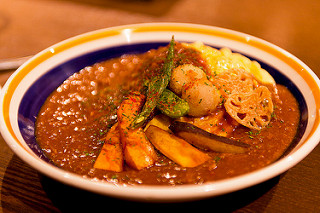
%> input picture Repo1/img/curry/0001.jpg, 320 x 213 px; its folder holds 4 pictures in this run
$ octave report1_hist.m   (GNU Octave 9; MATLAB toolbox functions it lacks are replaced by stand-ins)
%> lines starting %> are read from the running program, lines starting %| are printed output that depends on the picture
%{
元画像に似ている画像と似ていない画像による2クラス分類を
カラーヒストグラムによる分類を適用して結果を分類したmファイル
%}
load('filelist.mat','list');
filelist=transpose(list);%転置して利用

n=200;
curry_list=filelist(1:n,:);
sushi_list=filelist(n+1:2*n,:);
hayashi_list=filelist(2*n+1:3*n,:);


%各画像のヒストグラムを格納する配列
h1=[];
h2=[];
h3=[];


for i=1:n
curry_img=imread(curry_list{i});
%> curry_img is the input picture: size 213x320x3 uint8; mean R, G, B 170.3, 96.2, 42.9
sushi_img=imread(sushi_list{i});
hayashi_img=imread(hayashi_list{i});

%各画像のRGBを取得
R_curry=curry_img(:,:,1);
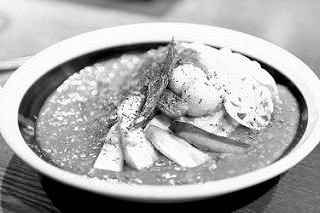
%> R_curry: size 213x320 uint8; min 0, max 255, mean 170.3
G_curry=curry_img(:,:,2);
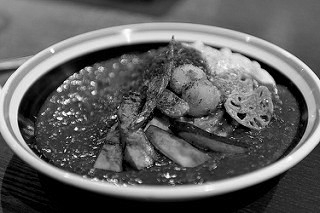
%> G_curry: size 213x320 uint8; min 0, max 255, mean 96.2
B_curry=curry_img(:,:,3);
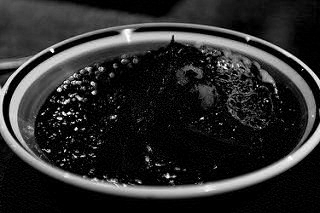
%> B_curry: size 213x320 uint8; min 0, max 255, mean 42.9

R_sushi=sushi_img(:,:,1);
G_sushi=sushi_img(:,:,2);
B_sushi=sushi_img(:,:,3);

R_hayashi=hayashi_img(:,:,1);
G_hayashi=hayashi_img(:,:,2);
B_hayashi=hayashi_img(:,:,3);

X64_curry=floor(double(R_curry)/64) *4*4 + floor(double(G_curry)/64) *4 + floor(double(B_curry)/64);
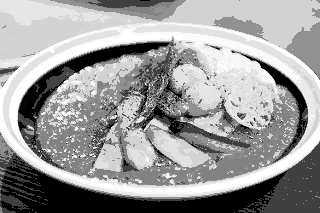
%> X64_curry: size 213x320 double; min 0, max 63, mean 38.3; drawn with min black and max white
X64_sushi=floor(double(R_sushi)/64) *4*4 + floor(double(G_sushi)/64) *4 + floor(double(B_sushi)/64);
X64_hayashi=floor(double(R_hayashi)/64) *4*4 + floor(double(G_hayashi)/64) *4 + floor(double(B_hayashi)/64);

X64_curry_reshape=reshape(X64_curry,1,numel(X64_curry));
X64_sushi_reshape=reshape(X64_sushi,1,numel(X64_sushi));
X64_hayashi_reshape=reshape(X64_hayashi,1,numel(X64_hayashi));

%ヒストグラムの作成
h_curry=histc(X64_curry_reshape, [0:63]);
%> h_curry = 64 values, max 13047 at index 53, min 0 at index 3, mean 1065
h_sushi=histc(X64_sushi_reshape, [0:63]);
%> h_sushi has the same summary as h_curry
h_hayashi=histc(X64_hayashi_reshape, [0:63]);
%> h_hayashi has the same summary as h_curry


%正規化
h1=[h1 h_curry/sum(h_curry)];
%> h1 = 64 values, max 0.191 at index 53, min 0 at index 3, mean 0.0156
h2=[h2 h_sushi/sum(h_sushi)];
%> h2 has the same summary as h1
h3=[h3 h_hayashi/sum(h_hayashi)];
%> h3 has the same summary as h1
end
%> pass 2 of the loop `for i=1:n`:
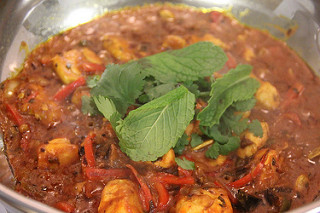
%> input picture Repo1/img/curry/0002.jpg, 320 x 213 px
%> curry_img is the input picture: size 213x320x3 uint8; mean R, G, B 155.9, 111, 69.3
%> `B_curry=curry_img(:,:,3);`:
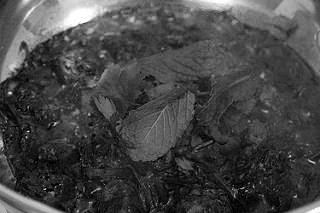
%> B_curry: size 213x320 uint8; min 0, max 255, mean 69.3
%> `X64_curry=floor(double(R_curry)/64) *4*4 + floor(double(G_curry)/64) *..`:
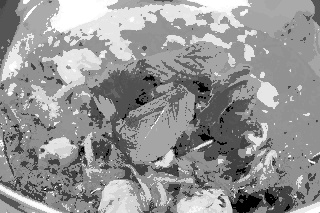
%> X64_curry: size 213x320 double; min 0, max 63, mean 36.9; drawn with min black and max white
%> h_curry = 64 values, max 15858 at index 37, min 0 at index 2, mean 1065
%> h_sushi has the same summary as h_curry
%> h_hayashi has the same summary as h_curry
%> h1 = 128 values, max 0.233 at index 101, min 0 at index 3, mean 0.0156
%> h2 has the same summary as h1
%> h3 has the same summary as h1
%> (the run ends here)
